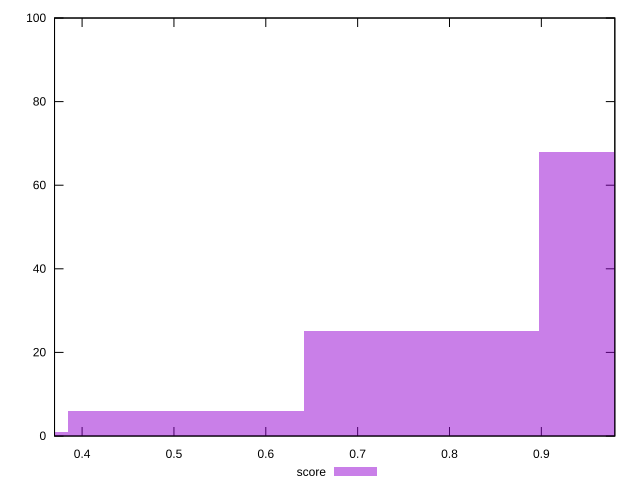

The script that saved this image:
reset

$score <<EOF
0.5130283201780126 6
0.7695424802670189 25
1.0260566403560252 68
0.2565141600890063 1
EOF

set key outside below
set boxwidth 0.2565141600890063
set xrange [0.37:0.98]
set yrange [0:100]
set trange [0:100]
set style fill transparent solid 0.5 noborder
set terminal svg size 640, 490 enhanced background rgb 'white'
set output "report_00019_2021-02-10T18-14-37.922Z//total-blocking-time/samples/pages+cached/score/histogram.svg"

plot $score title "score" with boxes

reset
